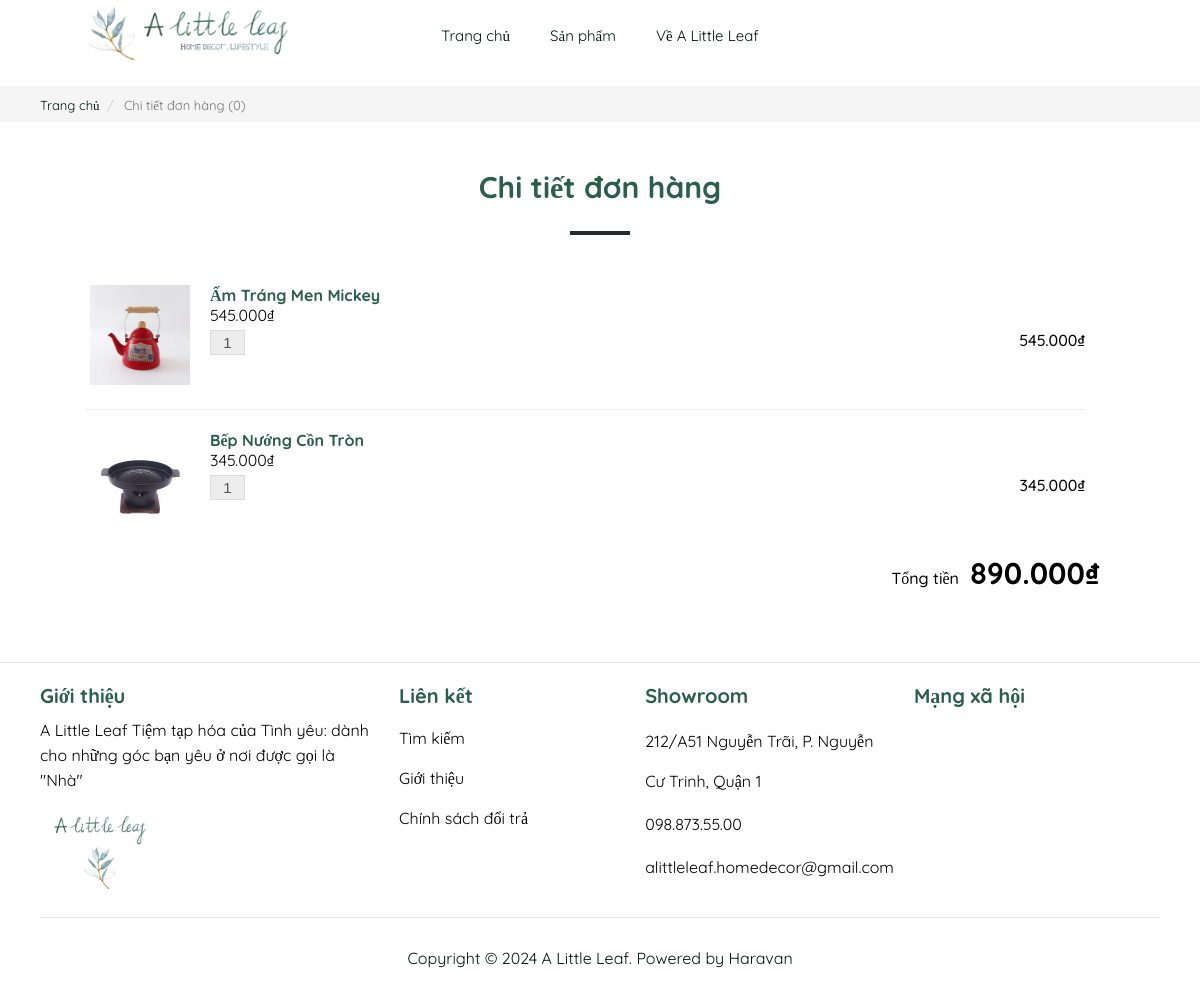
/order-detail.php?bill-id=6 (signed in), run on the app's committed database.
### tables this page shows
CREATE TABLE `product` (
  `product_id` int(11) NOT NULL,
  `id_category` int(11) NOT NULL,
  `product_name` varchar(1024) NOT NULL,
  `product_price` int(11) NOT NULL,
  `product_description` text NOT NULL,
  `quantity_in_stock` int(11) NOT NULL,
  `is_onSale` int(11) NOT NULL
);

### order-detail.php (the view, shortened to what this page needs)
<!DOCTYPE html>
<html lang="en">
<head>
    <link rel="stylesheet" href="./css/header.css?v=<?php echo time();?>">
    <link rel="stylesheet" href="./css/footer.css?v=<?php echo time();?>">
    <link rel="stylesheet" href="./css/cart-search.css?v=<?php echo time();?>">
    <link rel="stylesheet" href="./css/order-detail.css?v=<?php echo time();?>">
</head>
<body>
    <div class="main-body">
        <?php
            require_once "./template/header.php";
            $conn = connectDatabase();
            $total_price = 0;
            $count = 0;
            if (!isset($_SESSION['cart']) || count($_SESSION['cart']) == 0 ) {
                $count = 0;
            }
            else {
                foreach ($_SESSION['cart'] as $product_id => $quantity) {
                    $count += $quantity;
                }
            }
        ?>
        <div class="layout-cart">
            <div class="container-fluid">
                <div class="nav-header-wrap">
                    <div class="nav-header">
                        <ol>
                            <li>
                                <a href="./home.php">
                                    <span>Trang chủ</span>
                                </a>
                            </li>
                            <li class="active">
                                <span>
                                    <span>Chi tiết đơn hàng (<?php echo $count; ?>)</span>
                                </span>
                            </li>
                        </ol>
                    </div>
                </div>
                <div class="cart-page">
                    <div class="heading-page">
                        <div class="header-page">
                            <h1>Chi tiết đơn hàng</h1>
                        </div>
                    </div>
                    <div class="cart-content-wrap">
                        <div class="cart-container">
                            <div class="main-content-cart">
                                <div class="display-items">
                                    <table class="table-cart">
                                        <tbody>
                                            <?php
                                                if (isset($_GET['bill-id'])) {
                                                    $total_price = 0;
                                                    $bill_id = $_GET['bill-id'];
                                                    $query_bill_detail = "SELECT * FROM `Bill-Detail` WHERE id_bill = '$bill_id'";
                                                    $result_bill_detail = mysqli_query($conn, $query_bill_detail);
                                                    while ($row = mysqli_fetch_assoc($result_bill_detail)) {
                                                        $query = "SELECT p.*, pi.img_name
                                                                    FROM Product p
                                                                    LEFT JOIN `Product-Images` pi ON p.product_id = pi.id_product
                                                                    WHERE p.product_id = {$row['id_product']}
                                                                    LIMIT 1";
                                                        $result = mysqli_query($conn, $query);
                                                        if ($result) {
                                                            while ($row2 = mysqli_fetch_assoc($result)) {
                                                                $total_price += $row2['product_price'] * $row['quantity'];
                                                                echo '<tr class="line-item-container">';
                                                                    echo '<td class="image">';
                                                                        echo '<div class="product-img">';
                                                                            echo '<a href="">';
                                                                                echo '<img src="img/prdImg/' . $row2['img_name'] . '" alt="' . $row2['product_name'] . '">';
                                                                            echo '</a>';
                                                                        echo '</div>';
                                                                    echo '</td>';
                                                                    echo '<td class="item">';
                                                                        echo '<a href="./product.php?product_id='. $row2['product_id'] .'">' . $row2['product_name'] . '</a>';
                                                                        echo '<p>';
                                                                            echo '<span>' . number_format($row2['product_price'], 0, ',', '.') . '₫</span>';
                                                                        echo '</p>';
                                                                        echo '<div class="qty-click">';
                                                                            echo '<input type="text" size="4" min="1" data-price="' . $row2['product_price'] . '" value="' . $row['quantity'] . '" class="item-quantity" disabled> ';
                                                                        echo '</div>';
                                                                        echo '<p class="price">';
                                                                            echo '<span class="line-iem-total">' . number_format($row['total_price'], 0, ',', '.') . '₫</span>';
                                                                        echo '</p>';
                                                                    echo '</td>';
                                                                echo '</tr>';
                                                            }
                                                        }
                                                    }
                                                }
                                            ?>
                                        </tbody>
                                    </table>
                                </div>
                                <?php
                                    if (isset($_GET['bill-id'])) {
                                        echo '<div class="cart-others">
                                        <div class="order-actions-wrap">
                                            <p class="order-infor">
                                                Tổng tiền
                                                <span class="total-price">
                                                    <b id="total-cart">'. number_format($total_price, 0, ',', '.').'₫</b>
                                                </span>
                                            </p>
                                        </div>
                                    </div>';
                                    }
                                ?>
                            </div>
                        </div>
                    </div>
                </div>
            </div>
        </div>
        <?php
            require_once "./template/footer.php";
        ?>
    </div>
</body>
</html>

### css/cart-search.css (style rules this page uses)
.active { -ms-transform: translateX(0); -webkit-transform: translateX(0); transform: translateX(0); }
table { background-color: transparent; border-collapse: collapse; border-spacing: 0; }
table tr td { padding: 10px; text-align: left; }
table tr td:last-child { padding-right: 0px; }

### css/order-detail.css (style rules this page uses)
html, body { height: 100%; font-family: 'Quicksand', 'sans-serif'; }
* { margin: 0; padding: 0; box-sizing: border-box; }
.layout-cart { padding-top: 70px; }
.container-fluid { padding-right: 15px; padding-left: 15px; margin-right: auto; margin-left: auto; }
.nav-header-wrap { background: #f5f5f5; margin-right: -15px; margin-left: -15px; }
.nav-header ol { padding: 10px 0; background: transparent; border-radius: 0; margin: 0; padding: 8px 15px; margin-bottom: 20px; list-style: none; background-color: #f5f5f5; border-radius: 4px; margin-block-start: 1em; margin-block-end: 1em; margin-inline-start: 0px; margin-inline-end: 0px; padding-inline-start: 40px; }
.nav-header li { font-size: 13px; }
.nav-header ol > li { display: inline-block; }
.nav-header ol li a { color: #001812; text-decoration: none; }
.nav-header ol > li+li::before { padding: 0 3px; color: #ccc; content: "/\00a0"; }
.nav-header ol >.active { color: #777; }
.cart-page { padding-top: 30px; margin-right: -15px; margin-left: -15px; }
.cart-page .heading-page { position: relative; text-align: center; padding: 0 0 30px 0; width: 100%; }
.cart-page .heading-page::after { content: ""; background: #252a2b; display: block; width: 60px; height: 4px; margin: 25px auto 0; }
.cart-page .heading-page h1 { font-size: 30px; margin: 0 0 10px; font-weight: 700; color: #2a5f4b; }
.cart-content-wrap { padding: 0 100px 30px; width: 100%; }
.display-items { margin-right: -15px; margin-left: -15px; width: 100%; }
table { width: 100%; border-spacing: 0; background-color: transparent; border-collapse: collapse; }
table.table-cart tr td.image { text-align: center; width: 110px; }
table.table-cart tr:first-child td { border-top: 0; }
table.table-cart tr td { padding: 20px 0; border-top: 1px solid #ededed; vertical-align: top; }
table.table-cart tr td.image img { max-width: 100px; }
table.table-cart tr td.item { padding-left: 15px; }
table tr td { text-align: left; }
table.table-cart tr td.item a { text-decoration: none; }
table.table-cart tr td.item p { margin-bottom: 5px; }
.qty-click { float: left; }
.qty-click input.item-quantity { font-weight: 500; font-size: 15px; height: 25px; padding: 0; text-align: center; width: 35px; background: #ededed; border: 1px solid #dadbdd; border-radius: 0; float: left; -webkit-appearance: none; }
table.table-cart a { color: #2a5f4b; font-weight: bold; }
table.table-cart tr td.item .price { margin: 0; float: right; }
table.table-cart tr td.item .price span { font-size: 16px; padding-right: 0; font-weight: 500; }
.cart-others { display: flex; }
.order-actions-wrap { width: 100%; text-align: right; }
.order-actions-wrap p.order-infor { font-size: 16px; font-weight: 500; margin-bottom: 40px; }
.order-actions-wrap .order-infor .total-price { font-size: 30px; margin-left: 7px; }

### data on the page
bill-detail: quantity "1", total_price "545.000"
product-images: img_name (picture), id_product.product_name "Ấm Tráng Men Mickey", id_product.product_price "545.000"
bill-detail: quantity "1", total_price "345.000"
product-images: img_name (picture), id_product.product_name "Bếp Nướng Cồn Tròn", id_product.product_price "345.000"

### other printed values
$count "0"
$total_price "890.000"
